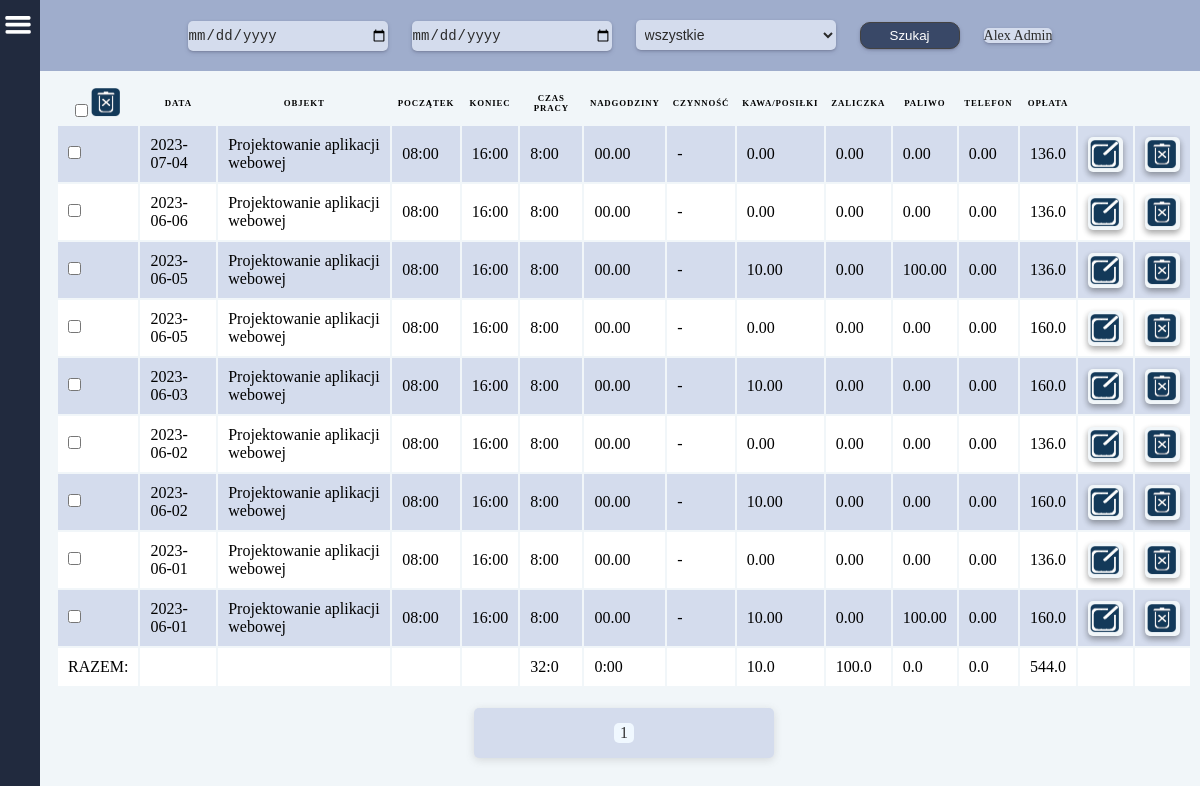
Screenshot of /user_raport/1/ (signed in) with the database file from the repository.
### users/models.py (models this page shows, shortened)
class CustomUser(AbstractBaseUser, PermissionsMixin):
    username = models.CharField(
        _('Użytkownik'),
        null=True,
        max_length= 255,
        )
    email = models.EmailField(_("email"), unique=True)
    fp_token = models.CharField(
        null=True,
        max_length=192,
        unique=True,
    )
    birthday = models.CharField(
        _('Data urodzenia'),
        null=True,
        max_length= 55,
        )
    birthplace = models.CharField(
        _('Miejsce urodzenia'),
        null=True,
        max_length= 255,
        )
    workplace = models.CharField(
        _('Miejsce pracy'),
        null=True,
        max_length= 255,
        )
    religion = models.CharField(
        _('Religia'),
        null=True,
        max_length= 255,
        )
    insurance_number = models.CharField(
        _('Numer ubezpieczenia'),
        null=True,
        max_length= 255,
        )
    tax_number = models.CharField(
        _('Numer podatkowy'),
        null=True,
        max_length= 255,
        )
    adress_pl = models.CharField(
        _('Adres w Polsce'),
        null=True,
        max_length= 255,
        )
    adress_de = models.CharField(
        _('Adres w Niemczech'),
        null=True,
        max_length= 255,
        )
    profession = models.CharField(
        _('Zawód'),
        null=True,
        max_length= 255,
        )
    position = models.CharField(
        _('Stanowisko (pracuje w)'),
        null=True,
        max_length= 255,
        )
    internal_tax_number = models.CharField(
        _('Wewnętrzny numer podatkowy'),
        null=True,
        max_length= 255,
        )
    nfz_name = models.CharField(
        _('NFZ - nazwa'),
        null=True,
        max_length= 255,
        )
    nfz_adress = models.CharField(
        _('NFZ - adres'),
        null=True,
        max_length= 255,
        )
    phone_number = models.CharField(
        _('Telefon'),
        null=True,
        max_length= 255,
        )
    bank = models.CharField(
        _('Nazwa banku'),
        null=True,
        max_length= 255,
        )
    bic_swift = models.CharField(
        _('BIC/SWIFT'),
        null=True,
        max_length= 255,
        )
    bank_account = models.CharField(
        _('Konto i właściciel'),
        null=True,
        max_length= 255,
        )
    health_insurance_de = models.CharField(
        _('Ubezpieczenie w Niemczech'),
        null=True,
        max_length= 255,
        )
    health_insurance_de_number = models.CharField(
        _('KK VersNr'),
        null=True,
        max_length= 255,
        )
    shoe_size = models.CharField(
        _('Rozmiar buta'),
        null=True,
        max_length= 255,
        )
    growth = models.CharField(
        _('Wzrost'),
        null=True,
        max_length= 255,
        )
    work_clothes = models.CharField(
        _('Ubranie robocze'),
        null=True,
        max_length= 255,
        )
    rights = models.CharField(
        _('Uprawnienia'),
        null=True,
        max_length= 255,
        )
    payment = models.FloatField(
        _('Stawka za godzinę'),
        default=0
    )
    vacations_days_quantity = models.IntegerField(
        _('Ilość przysługujących dni urlopu'),
        null=True,
    )
    vacations_days_quantity_de = models.IntegerField(
        _('Ilość przysługujących dni urlopu'),
        null=True,
    )
    vacacions_on_demand = models.IntegerField(
        _('Ilość dni urlopu na żądanie'),
        default=4,
    )
    cares_vacations = models.IntegerField(
        _('Ilość dni urlopu opiekuńczego'),
        default=5,
    )
    force_majeure_vacations = models.IntegerField(
        _('Ilość godzin urlopu z powodu siły wyższej'),
        default=16,
    )
    compassionate_vacations = models.IntegerField(
        _('Ilość dni urlopu okolicznościowego'),
        default=2,
    )
    last_year_vacations_days_quantity = models.IntegerField(
        _('Ilość przysługujących dni urlopu za zeszły rok'),
        null=True,
    )
    last_year_vacations_days_quantity_de = models.IntegerField(
        _('Ilość przysługujących dni urlopu za zeszły rok'),
        null=True,
    )
    days_to_use_in_current_year = models.IntegerField(
        _('Do użycia w bieżącym roku'),
        null=True,
    )
    days_to_use_in_current_year_de = models.IntegerField(
        _('Do użycia w bieżącym roku'),
        null=True,
    )
    is_staff = models.BooleanField(default=False)
    is_active = models.BooleanField(default=True)
    date_joined = models.DateTimeField(
        _('Data rejestracji'),
        default=timezone.now,
        )
    USERNAME_FIELD = "email"
    EMAIL_FIELD = "email"
    REQUIRED_FIELDS = []
    objects = CustomUserManager()

### main/models.py (models this page shows, shortened)
class Work(models.Model):
    date = models.CharField(
        null=False,
        default='00-00-00',
        max_length=8,
        verbose_name='Data',
    )
    username = models.CharField(
        null=True,
        max_length=125,
        verbose_name='Imię użytkownika',
    )
    timestart = models.CharField(
        null=False,
        default='00:00',
        max_length=5,
        verbose_name='Początek',
    )
    timefinish = models.CharField(
        null=False,
        default='00:00',
        max_length=5,
        verbose_name='Koniec',
    )
    diff_time = models.CharField(
        null=True,
        default='00:00',
        max_length=5,
        verbose_name='Czas pracy',
    )
    over_time = models.CharField(
        null=True,
        default='00:00',
        max_length=5,
        verbose_name='Nadgodziny',
    )
    sum_time_sec = models.FloatField(
        null=True,
        default=0.00,
        verbose_name='Czas pracy razem',
    )
    sum_over_time_sec = models.CharField(
        null=True,
        default='00:00',
        max_length=5,
        verbose_name='Nadgodziny',
    )
    work_object = models.CharField(
        null=True,
        max_length=100,
        verbose_name='Miejsce pracy',
    )
    work_type = models.CharField(
        null=True,
        max_length=100,
        verbose_name='Czynność',
    )
    coffee_food = models.CharField(
        null=True,
        max_length=100,
        verbose_name='Kawa/Posiłki',
    )
    fuel = models.CharField(
        null=True,
        max_length=100,
        verbose_name='Paliwo',
    )
    prepayment = models.CharField(
        null=True,
        max_length=100,
        verbose_name='Zaliczka',
    )
    phone_costs = models.CharField(
        null=True,
        max_length=100,
        verbose_name='Telefon',
    )
    payment = models.CharField(
        null=True,
        default=0.00,
        max_length=100,
        verbose_name='Kwota',
    )
    payment_hour = models.FloatField(
        default=0,
        verbose_name='Stawka za godzinę',
    )
    user = models.ManyToManyField(
        CustomUser,
    )
    work_objects = models.ManyToManyField(
        'WorkObject'
    )

### main/views.py (the view, shortened to what this page needs)
# urls.py: path('user_raport/<user_pk>/', getUserRaport, name='user_raport'),
def getUserRaport(request, user_pk):
    user = CustomUser.objects.get(pk=user_pk)
    work_objects = WorkObject.objects.filter(user__id=user_pk)
    if request.user.is_superuser:
        works = Work.objects.prefetch_related('user').order_by('-date')
    else:
        works = Work.objects.filter(user=request.user).order_by('-date')
    total_coffee_food = Work.objects.filter(user__id=user_pk,).aggregate(total_coffee_food=Sum('coffee_food'))['total_coffee_food']
    total_fuel = Work.objects.filter(user__id=user_pk).aggregate(total_fuel=Sum('fuel'))['total_fuel']
    total_prepayment = Work.objects.filter(user__id=user_pk).aggregate(total_prepayment=Sum('prepayment'))['total_prepayment']
    total_phone_costs = Work.objects.filter(user__id=user_pk).aggregate(total_phone_costs=Sum('phone_costs'))['total_phone_costs']
    total_payment = Work.objects.filter(user__id=user_pk).aggregate(total_payment=Sum('payment'))['total_payment']
    total_sum_time_sec = Work.objects.filter(user__id=user_pk).aggregate(total_sum_time_sec=Sum('sum_time_sec'))['total_sum_time_sec']
    total_sum_over_time_sec = Work.objects.filter(user__id=user_pk).aggregate(total_sum_over_time_sec=Sum('sum_over_time_sec'))['total_sum_over_time_sec']
    if total_sum_time_sec:
        total_hours = total_sum_time_sec // 3600
        total_sec = total_sum_time_sec % 3600
        total_min = total_sec // 60
        total_work_time = f'{int(total_hours)}:{int(total_min)}'
    else:
        total_work_time = '0:00'
    if total_sum_over_time_sec:
        total_hours = total_sum_over_time_sec // 3600
        total_sec = total_sum_over_time_sec % 3600
        total_min = total_sec // 60
        if total_min < 10 or total_min == 0.0:
            total_work_over_time = f'{int(total_hours)}:0{int(total_min)}'
        else:
            total_work_over_time = f'{int(total_hours)}:{int(total_min)}'
    else:
        total_work_over_time = '0:00'
    paginator = Paginator(works, 35)
    page_number = request.GET.get('page')
    page_obj = paginator.get_page(page_number)
    context = {
        'user': user,
        'works': works,
        'work_objects': work_objects,
        'total_coffee_food': total_coffee_food,
        'total_fuel': total_fuel,
        'total_prepayment': total_prepayment,
        'total_phone_costs': total_phone_costs,
        'total_payment': total_payment,
        'total_work_time': total_work_time,
        'total_work_over_time': total_work_over_time,
        'page_obj': page_obj,
    }
    return render(request, 'user_raport.html', context)

### main/templates/user_raport.html (shortened to what this page needs)
{% extends 'base.html' %}
{% load static %}
    {% block content %}
    <div class="page-container">
        <div class="filter-container">
            <form method="POST">
                <input class="input_" name="sorted_from" id="datetimepicker" type="date" value="date">
                <input class="input_" name="sorted_to" id="datetimepicker" type="date" value="date">
                <select class="input_" name="work_object">
                    <option value="">wszystkie</option>
                </select>
                <button class="btn"><p class="btn-title">Szukaj</p></button>
                <a href="{% url 'user' user.pk %}" class="input_">{{ user.username }}</a>
            </form>
        </div>
        <div class="container">
            <table>
                <form method="POST">
                <thead>
                    <tr>
                        <th>
                            <input type="checkbox" onclick="checkAll()">
                            <input type="image" src="{% static 'images/delete.png' %}" width="30" height="30">
                        </th>
                        <th>Data</th>
                        <th>Objekt</th>
                        <th>Początek</th>
                        <th>Koniec</th>
                        <th>Czas pracy</th>
                        <th>Nadgodziny</th>
                        <th>Czynność</th>
                        <th>Kawa/Posiłki</th>
                        <th>Zaliczka</th>
                        <th>Paliwo</th>
                        <th>Telefon</th>
                        <th>Opłata</th>
                    </tr>
                </thead>
                {% for work in page_obj %}
                    <tr>
                        <td>
                            <input id="check" type="checkbox" name="marked" value="{{ work.id }}" >
                        </td>
                        <td data-label="Data">{{work.date}}</td>
                        <td data-label="Objekt">{{work.work_object}}</td>
                        <td data-label="Początek">{{work.timestart}}</td>
                        <td data-label="Koniec">{{work.timefinish}}</td>
                        <td data-label="Czas pracy">{{work.diff_time}}</td>
                        <td data-label="Nadgodziny">{{work.over_time}}</td>
                        {% if work.work_type %}
                            <td class="odd" data-label="Czynność">{{work.work_type}}</td>
                        {% else %}
                            <td class="odd" data-label="Czynność"> - </td>
                        {% endif %}
                        <td data-label="Kawa/Posiłki">{{work.coffee_food}}</td>
                        <td data-label="Zaliczka">{{work.prepayment}}</td>
                        <td data-label="Paliwo">{{work.fuel}}</td>
                        <td data-label="Telefon">{{work.phone_costs}}</td>
                        <td data-label="Opłata">{{work.payment}}</td>
                        <td class="ch">
                            <a class="label_img" href="{% url 'update_user_work' work.pk %}" >
                                <img src="{% static 'images/edit.png' %}" width="30" height="30">
                            </a>
                        </td>
                        <td class="nch">
                            <a class="label_img" href="{% url 'deleteUserWorkQuastion' work.pk %}">
                                <img src="{% static 'images/delete.png' %}" width="30" height="30">
                            </a>
                        </td>
                    </tr>
                {% endfor %}
                    <tr>
                        <td data-label="RAZEM">RAZEM:</td>
                        <td></td>
                        <td></td>
                        <td></td>
                        <td></td>
                        <td data-label="Czas pracy">{{total_work_time}}</td>
                        <td data-label="Nadgodziny">{{total_work_over_time}}</td>
                        <td ></td>
                        <td data-label="Kawa/Posiłki">{{total_coffee_food}}</td>
                        <td data-label="Zaliczka">{{total_fuel}}</td>
                        <td data-label="Paliwo">{{total_prepayment}}</td>
                        <td data-label="Telefon">{{total_phone_costs}}</td>
                        <td data-label="Opłata">{{total_payment}}</td>
                        <td></td>
                        <td></td>
                    </tr>
                </form>
            </table>
            <div class="pagination">
                <span class="step-links">
                    <span class="current-page"><p>{{ page_obj.number }}</p></span>
                </span>
            </div>
        </div>
    </div>
    {% endblock %}

### rows the page displays
CustomUser: username "Alex Admin"
Work: date "2023-07-04", work_object "Projektowanie aplikacji webowej", timestart "08:00", timefinish "16:00", diff_time "8:00", over_time "00.00", coffee_food "0.00", prepayment "0.00", fuel "0.00", phone_costs "0.00", payment "136.0"
Work: date "2023-06-06", work_object "Projektowanie aplikacji webowej", timestart "08:00", timefinish "16:00", diff_time "8:00", over_time "00.00", coffee_food "0.00", prepayment "0.00", fuel "0.00", phone_costs "0.00", payment "136.0"
Work: date "2023-06-05", work_object "Projektowanie aplikacji webowej", timestart "08:00", timefinish "16:00", diff_time "8:00", over_time "00.00", coffee_food "10.00", prepayment "0.00", fuel "100.00", phone_costs "0.00", payment "136.0"
Work: date "2023-06-05", work_object "Projektowanie aplikacji webowej", timestart "08:00", timefinish "16:00", diff_time "8:00", over_time "00.00", coffee_food "0.00", prepayment "0.00", fuel "0.00", phone_costs "0.00", payment "160.0"
Work: date "2023-06-03", work_object "Projektowanie aplikacji webowej", timestart "08:00", timefinish "16:00", diff_time "8:00", over_time "00.00", coffee_food "10.00", prepayment "0.00", fuel "0.00", phone_costs "0.00", payment "160.0"
Work: date "2023-06-02", work_object "Projektowanie aplikacji webowej", timestart "08:00", timefinish "16:00", diff_time "8:00", over_time "00.00", coffee_food "0.00", prepayment "0.00", fuel "0.00", phone_costs "0.00", payment "136.0"
Work: date "2023-06-02", work_object "Projektowanie aplikacji webowej", timestart "08:00", timefinish "16:00", diff_time "8:00", over_time "00.00", coffee_food "10.00", prepayment "0.00", fuel "0.00", phone_costs "0.00", payment "160.0"
Work: date "2023-06-01", work_object "Projektowanie aplikacji webowej", timestart "08:00", timefinish "16:00", diff_time "8:00", over_time "00.00", coffee_food "0.00", prepayment "0.00", fuel "0.00", phone_costs "0.00", payment "136.0"
Work: date "2023-06-01", work_object "Projektowanie aplikacji webowej", timestart "08:00", timefinish "16:00", diff_time "8:00", over_time "00.00", coffee_food "10.00", prepayment "0.00", fuel "100.00", phone_costs "0.00", payment "160.0"

### other values shown
{{ total_work_time }} "32:0"
{{ total_work_over_time }} "0:00"
{{ total_coffee_food }} "10.0"
{{ total_fuel }} "100.0"
{{ total_prepayment }} "0.0"
{{ total_phone_costs }} "0.0"
{{ total_payment }} "544.0"
{{ page_obj.number }} "1"
